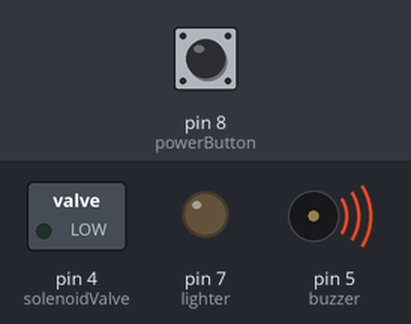
The sketch below on a simulated Arduino Uno, built with avr-gcc and run on an emulated ATmega328P. On the bench: switched loads named in the sketch (green lamp = pin HIGH), output pins drawn as LEDs (lit = HIGH), buzzer (waves = sounding, pin HIGH). The inputs (shaded band) are chosen by the test bench; at power-on: pin 8 (powerButton) HIGH.

Above: at 0.1 s.
At 1.6 s:
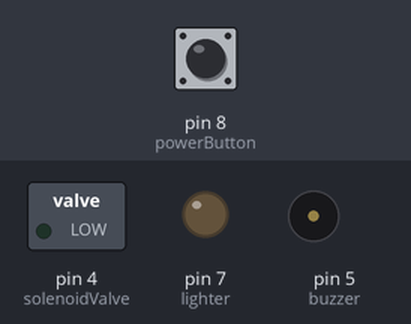
At 2.6 s:
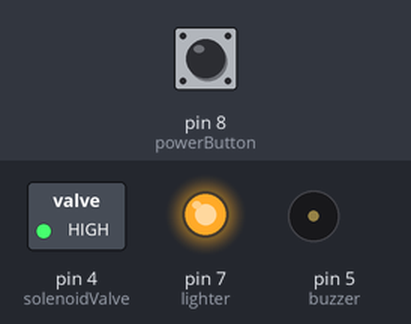
Timing chart, 0 to 4.1 s (numbered marks = the images above):
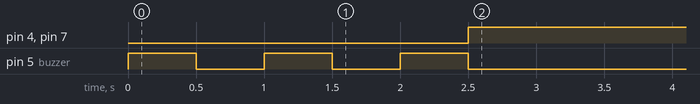

The sketch:

LIT.ino
```cpp
// Pin of the solenoid valve
int solenoidValve = 4;

//Pin of the connected buzzer
int buzzer = 5;

// Pin of lighter
int lighter = 7;

// Pin of connected power button
int powerButton = 8;


void setup()
{
    Serial.begin(9600);
    pinMode(solenoidValve, OUTPUT);  //solenoid valve is input
    pinMode(buzzer, OUTPUT);        //LED is output
    pinMode(powerButton, INPUT);    //powerButton is input
    pinMode(lighter, OUTPUT);    //Lighter is output
    digitalWrite(solenoidValve, LOW);
    digitalWrite(lighter, LOW);

    beep();

}

void loop()
{
    //Keep track of the current state of the button
    int stateOfButton = digitalRead(powerButton);

    // Check if button is not pressed
    if (stateOfButton == 0)
    {
        //Close the valve and lighter if the button is not pressed
        digitalWrite(solenoidValve, LOW);
        digitalWrite(lighter, LOW);
    }

    // Check if button is pressed
    if (stateOfButton == 1)
    {
        //Open valve and lighter when button is pressed
        digitalWrite(solenoidValve, HIGH);
        digitalWrite(lighter, HIGH);
    }
}

void beep(){
    digitalWrite(buzzer, HIGH);
    delay(500);
    digitalWrite(buzzer, LOW);
    delay(500);
    digitalWrite(buzzer, HIGH);
    delay(500);
    digitalWrite(buzzer, LOW);
    delay(500);
    digitalWrite(buzzer, HIGH);
    delay(500);
    digitalWrite(buzzer, LOW);
}
```

Measured:
- by itself, pin 4 (solenoidValve), pin 7 (lighter): LOW → HIGH at 2.5 s
